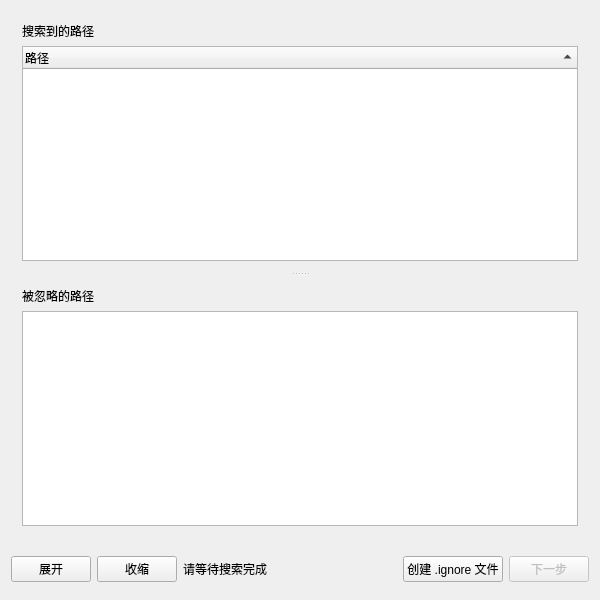
<?xml version="1.0" encoding="UTF-8"?>
<ui version="4.0">
 <class>process_showsClass</class>
 <widget class="QMainWindow" name="process_showsClass">
  <property name="geometry">
   <rect>
    <x>0</x>
    <y>0</y>
    <width>600</width>
    <height>600</height>
   </rect>
  </property>
  <property name="sizePolicy">
   <sizepolicy hsizetype="Fixed" vsizetype="Fixed">
    <horstretch>0</horstretch>
    <verstretch>0</verstretch>
   </sizepolicy>
  </property>
  <property name="windowTitle">
   <string>媒体刮削器</string>
  </property>
  <widget class="QWidget" name="Widget1">
   <layout class="QVBoxLayout" name="verticalLayout_3">
    <item>
     <widget class="QSplitter" name="splitter">
      <property name="orientation">
       <enum>Qt::Orientation::Vertical</enum>
      </property>
      <widget class="QWidget" name="layoutWidget">
       <layout class="QVBoxLayout" name="verticalLayout_2">
        <item>
         <widget class="QLabel" name="libraryText">
          <property name="text">
           <string>搜索到的路径</string>
          </property>
         </widget>
        </item>
        <item>
         <widget class="QTreeWidget" name="libraryTree">
          <property name="verticalScrollMode">
           <enum>QAbstractItemView::ScrollMode::ScrollPerPixel</enum>
          </property>
          <property name="sortingEnabled">
           <bool>true</bool>
          </property>
          <property name="animated">
           <bool>true</bool>
          </property>
          <column>
           <property name="text">
            <string>路径</string>
           </property>
          </column>
         </widget>
        </item>
       </layout>
      </widget>
      <widget class="QWidget" name="layoutWidget">
       <layout class="QVBoxLayout" name="verticalLayout">
        <item>
         <widget class="QLabel" name="ignoreText">
          <property name="text">
           <string>被忽略的路径</string>
          </property>
         </widget>
        </item>
        <item>
         <widget class="QListWidget" name="ignoreList">
          <property name="selectionMode">
           <enum>QAbstractItemView::SelectionMode::NoSelection</enum>
          </property>
          <property name="verticalScrollMode">
           <enum>QAbstractItemView::ScrollMode::ScrollPerPixel</enum>
          </property>
          <property name="horizontalScrollMode">
           <enum>QAbstractItemView::ScrollMode::ScrollPerPixel</enum>
          </property>
         </widget>
        </item>
       </layout>
      </widget>
     </widget>
    </item>
    <item>
     <widget class="Line" name="line">
      <property name="orientation">
       <enum>Qt::Orientation::Vertical</enum>
      </property>
     </widget>
    </item>
    <item>
     <layout class="QHBoxLayout" name="horizontalLayout">
      <item>
       <widget class="QPushButton" name="Expand">
        <property name="text">
         <string>展开</string>
        </property>
       </widget>
      </item>
      <item>
       <widget class="QPushButton" name="Collapse">
        <property name="text">
         <string>收缩</string>
        </property>
       </widget>
      </item>
      <item>
       <widget class="QLabel" name="Waiting">
        <property name="text">
         <string>请等待搜索完成</string>
        </property>
       </widget>
      </item>
      <item>
       <spacer name="horizontalSpacer">
        <property name="orientation">
         <enum>Qt::Orientation::Horizontal</enum>
        </property>
        <property name="sizeHint" stdset="0">
         <size>
          <width>20</width>
          <height>40</height>
         </size>
        </property>
       </spacer>
      </item>
      <item>
       <widget class="QPushButton" name="CreateIgnore">
        <property name="toolTip">
         <string>为选中的被忽略的路径创建 .ignore 文件</string>
        </property>
        <property name="text">
         <string>创建 .ignore 文件</string>
        </property>
       </widget>
      </item>
      <item>
       <widget class="QPushButton" name="Next">
        <property name="enabled">
         <bool>false</bool>
        </property>
        <property name="text">
         <string>下一步</string>
        </property>
       </widget>
      </item>
     </layout>
    </item>
   </layout>
  </widget>
 </widget>
 <layoutdefault spacing="6" margin="11"/>
 <resources/>
 <connections/>
</ui>
